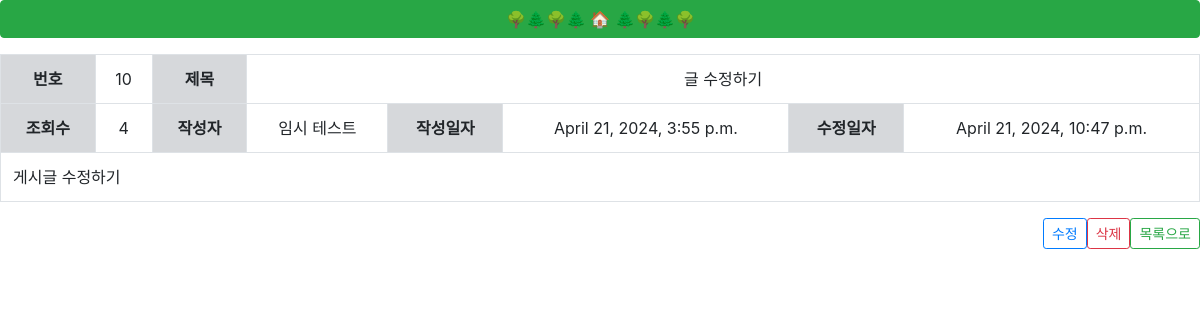
/board/detail/10, run on the app's committed database.
### boards/models.py (models this page shows, shortened)
class Board(models.Model):
    idx = models.AutoField(primary_key=True, null=False)
    title = models.CharField(max_length=100)
    contents = models.CharField(max_length=2000)
    name = models.CharField(max_length=20)
    email = models.CharField(max_length=100)
    view_count = models.IntegerField(default=0)
    created_at = models.DateTimeField(auto_now=True)
    updated_at = models.DateTimeField(null=True)

### boards/views.py (the view)
# urls.py: path('board/detail/<int:idx>', detail),
def detail(request, idx):
    if request.method == "GET":
        update_view(idx)
        board = Board.objects.get(idx=idx)
        context = {
            'board': board
        }
        return render(request, 'board/detail.html', context)

### boards/views.py (called while the page is built)
def update_view(idx):
    board = Board.objects.get(idx=idx)
    if board:
        Board.objects.filter(idx=idx).update(
            view_count = board.view_count + 1
        )

### templates/board/detail.html
{% extends 'base.html' %}
{% block content %}
{% if board %}
<table class="table table-bordered text-center">
  <tbody>
    <tr>
      <th scope="col" class="table-secondary">번호</th>
      <td>{{ board.idx }}</td>
      <th scope="col" class="table-secondary">제목</th>
      <td colspan="5">{{ board.title }}</td>
    </tr>
    <tr>
      <th scope="col" class="table-secondary">조회수</th>
      <td>{{ board.view_count }}</td>
      <th scope="col" class="table-secondary">작성자</th>
      <td>{{ board.name }}</td>
      <th scope="col" class="table-secondary">작성일자</th>
      <td>{{ board.created_at }}</td>
      <th scope="col" class="table-secondary">수정일자</th>
      <td>{% if board.updated_at != None %} {{ board.updated_at }} {% else %} {{ "" }} {% endif %}</td>
    </tr>
    <tr>
      <td colspan="8" class="text-left">{{ board.contents }}</td>
    </tr>
  </tbody>
</table>
<div class="d-grid gap-2 d-md-flex justify-content-md-end mt-3 mb-3">
  <button type="button" class="btn btn-outline-primary btn-sm"
  style="--bs-btn-padding-y: .25rem; --bs-btn-padding-x: .5rem; --bs-btn-font-size: .75rem;"
  onclick="location.href='/board/update/{{board.idx}}'">
  수정
  </button>
  <button type="button" class="btn btn-outline-danger btn-sm"
  style="--bs-btn-padding-y: .25rem; --bs-btn-padding-x: .5rem; --bs-btn-font-size: .75rem;"
  onclick="location.href='/board/delete/{{board.idx}}'">
  삭제
  </button>
  <button type="button" class="btn btn-outline-success btn-sm"
  style="--bs-btn-padding-y: .25rem; --bs-btn-padding-x: .5rem; --bs-btn-font-size: .75rem;"
  onclick="location.href='/'">
  목록으로
  </button>
</div>
{% endif %}
{% endblock %}

### data on the page
Board: idx "10", title "글 수정하기", view_count "4", name "임시 테스트", created_at "April 21, 2024, 3:55 p.m.", updated_at "April 21, 2024, 10:47 p.m.", contents "게시글 수정하기"
